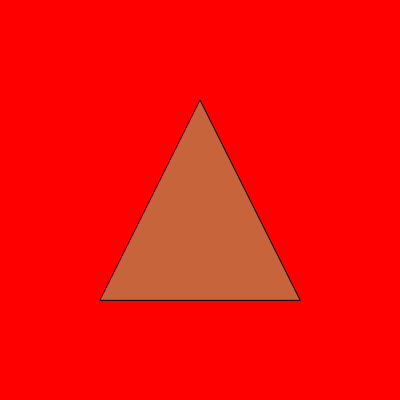
Frame 1 (no input)
Frame 60 (no input): identical to frame 1, image omitted
Frame 120 (the mouse pressed at the canvas centre since frame 60): identical to frame 1, image omitted

The p5.js sketch that drew this single still picture (run headless with seeded random() and noise() and a simulated clock; from frame 60 on, the mouse is pressed at the canvas centre):

// p5.js sketch
// ── sketch.js
function setup() {
  createCanvas(400, 400);
}

function draw() {
  background(255, 0, 0);
  fill(200, 100, 60);
  triangle(100, 300, 200, 100, 300, 300);
}
